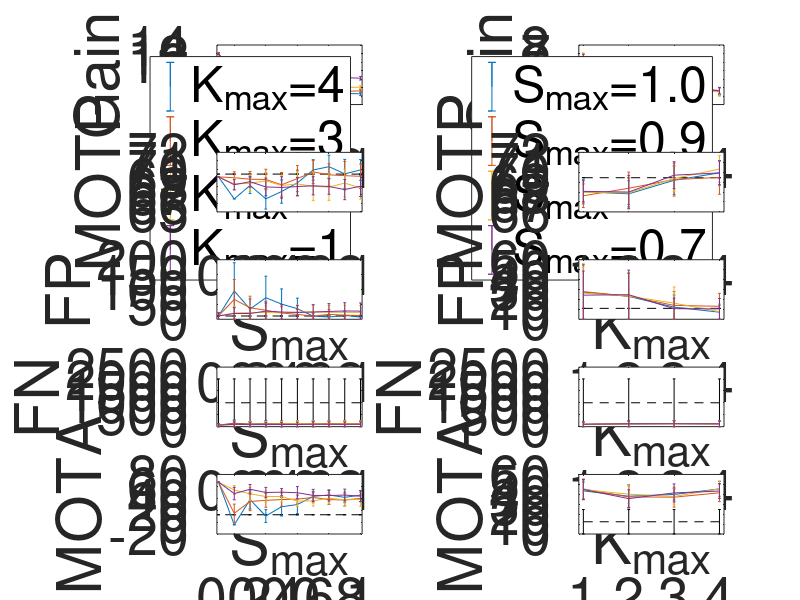

This figure's MATLAB source:
close all
load('teste.mat')
load('fullwindow.mat')

mean_average_optimization_times=median(average_optimization_times,3);
mean_average_detection_times=median(average_detection_times,3);
mean_average_tracking_times=median(average_tracking_times,3);
mean_average_total_times=mean_average_optimization_times+mean_average_detection_times+mean_average_tracking_times;
mean_average_mot=mean(average_mot,3);

for c1=1:length(max_items_)
    str=sprintf('max items: %d',max_items_(c1));
    disp(str);
    for c2=1:length(capacity_constraints_)
        str=sprintf(' & %.1f & %.1f & %.1f & %.1f  & %.1f & %.1f & %.1f & %.1f & %.1f & %.1f & %.1f & %.1f & %.1f',...
            mean_average_mot(c1,c2,1,1:3),...
            mean_average_mot(c1,c2,1,5),...
            mean_average_mot(c1,c2,1,7:end),...
            1.0/mean_average_detection_times(c1,c2,1,:));
        disp(str)
    end
    
    
end

%% plots
rows=5;
cols=2;
average_detection_time_gains=0.25./average_detection_times(:,:,:);
mean_average_detection_time_gains=mean(average_detection_time_gains(:,:,:),3);
std_average_detection_time_gains=std(average_detection_time_gains(:,:,:),0,3);
fontsize=40;

figure(1)

subplot(rows,cols,1)

legend_string={'K_{max}=4',...
    'K_{max}=3',...
    'K_{max}=2',...
    'K_{max}=1',...
    };


for c1=1:length(max_items_)
    errorbar(capacity_constraints_,mean_average_detection_time_gains(c1,:),std_average_detection_time_gains(c1,:))
    hold on
end
xlim([0.09 1.01])
ylabel('Gain','FontSize',fontsize)
xlabel('S_{max}','FontSize',fontsize)
set(gca,'fontsize',fontsize);
set(gcf, 'Color', [1,1,1]);
legend(legend_string)

subplot(rows,cols,2)

legend_string={'S_{max}=1.0',...
    'S_{max}=0.9',...
    'S_{max}=0.8',...
    'S_{max}=0.7',...
    };

for c2=1:4
    errorbar(max_items_,mean_average_detection_time_gains(:,c2),std_average_detection_time_gains(:,c2))
    hold on
end
set(gca,'XTick',1:4)
xlim([0.9 4.1])

%set(gca,'XTickLabel',max_items_)
ylabel('Gain','FontSize',fontsize)
xlabel('K_{max}','FontSize',fontsize)
set(gca,'fontsize',fontsize);
set(gcf, 'Color', [1,1,1]);
legend(legend_string)

%% MOTPrecision

motp_index=13;

mean_average_motp_fullwindow=mean(average_mot_fullwindow(:,motp_index),1);
std_average_motp_fullwindow=std(average_mot_fullwindow(:,motp_index),0,1);

mean_average_motp=mean(average_mot(:,:,:,motp_index),3);
std_average_motp=std(average_mot(:,:,:,motp_index),0,3);

subplot(rows,cols,3)

errorbar(capacity_constraints_,...
    repmat(mean_average_motp_fullwindow(:),1,length(capacity_constraints_)),...
    repmat(std_average_motp_fullwindow(:),1,length(capacity_constraints_)),'k--');

hold on
for c1=1:length(max_items_)
    errorbar(capacity_constraints_,mean_average_motp(c1,:),std_average_motp(c1,:))
    hold on
end
xlim([0.09 1.01])
ylabel('MOTP','FontSize',fontsize)
xlabel('S_{max}','FontSize',fontsize)
set(gca,'fontsize',fontsize);
set(gcf, 'Color', [1,1,1]);

subplot(rows,cols,4)

errorbar(max_items_,...
    repmat(mean_average_motp_fullwindow(:),1,length(max_items_)),...
    repmat(std_average_motp_fullwindow(:),1,length(max_items_)),'k--');

hold on

for c2=1:4
    errorbar(max_items_,mean_average_motp(:,c2),std_average_motp(:,c2))
    hold on
end
set(gca,'XTick',1:4)
xlim([0.9 4.1])
%set(gca,'XTickLabel',max_items_)
ylabel('MOTP','FontSize',fontsize)
xlabel('K_{max}','FontSize',fontsize)
set(gca,'fontsize',fontsize);
set(gcf, 'Color', [1,1,1]);

%% false positives
false_positives_index=8;
mean_average_fp_fullwindow=mean(average_mot_fullwindow(:,false_positives_index),1);
std_average_fp_fullwindow=std(average_mot_fullwindow(:,false_positives_index),0,1);


mean_average_fp=mean(average_mot(:,:,:,false_positives_index),3);
std_average_fp=std(average_mot(:,:,:,false_positives_index),0,3);

subplot(rows,cols,5)

errorbar(capacity_constraints_,...
    repmat(mean_average_fp_fullwindow(:),1,length(capacity_constraints_)),...
    repmat(std_average_fp_fullwindow(:),1,length(capacity_constraints_)),'k--');

hold on

for c1=1:length(max_items_)
    errorbar(capacity_constraints_,mean_average_fp(c1,:),mean_average_fp(c1,:))
    hold on
end
xlim([0.09 1.01])
ylabel('FP','FontSize',fontsize)
xlabel('S_{max}','FontSize',fontsize)
set(gca,'fontsize',fontsize);
set(gcf, 'Color', [1,1,1]);

subplot(rows,cols,6)

errorbar(max_items_,...
    repmat(mean_average_fp_fullwindow(:),1,length(max_items_)),...
    repmat(std_average_fp_fullwindow(:),1,length(max_items_)),'k--');

hold on

for c2=1:4
    errorbar(max_items_,mean_average_fp(:,c2),mean_average_fp(:,c2))
    hold on
end
set(gca,'XTick',1:4)
xlim([0.9 4.1])
%set(gca,'XTickLabel',max_items_)
ylabel('FP','FontSize',fontsize)
xlabel('K_{max}','FontSize',fontsize)
set(gca,'fontsize',fontsize);
set(gcf, 'Color', [1,1,1]);


%% false negatives
false_negatives_index=9;

mean_average_fn_fullwindow=mean(average_mot_fullwindow(:,false_negatives_index),1);
std_average_fn_fullwindow=std(average_mot_fullwindow(:,false_negatives_index),0,1);

mean_average_fn=mean(average_mot(:,:,:,false_negatives_index),3);
std_average_fn=std(average_mot(:,:,:,false_negatives_index),0,3);

subplot(rows,cols,7)

errorbar(capacity_constraints_,...
    repmat(mean_average_fn_fullwindow(:),1,length(capacity_constraints_)),...
    repmat(mean_average_fn_fullwindow(:),1,length(capacity_constraints_)),'k--');

hold on

for c1=1:length(max_items_)
    errorbar(capacity_constraints_,mean_average_fn(c1,:),mean_average_fn(c1,:))
    hold on
end
xlim([0.09 1.01])
ylabel('FN','FontSize',fontsize)
xlabel('S_{max}','FontSize',fontsize)
set(gca,'fontsize',fontsize);
set(gcf, 'Color', [1,1,1]);

subplot(rows,cols,8)

errorbar(max_items_,...
    repmat(mean_average_fn_fullwindow(:),1,length(max_items_)),...
    repmat(mean_average_fn_fullwindow(:),1,length(max_items_)),'k--');

hold on

for c2=1:4
    errorbar(max_items_,mean_average_fn(:,c2),mean_average_fn(:,c2))
    hold on
end
set(gca,'XTick',1:4)
xlim([0.9 4.1])
%set(gca,'XTickLabel',max_items_)
ylabel('FN','FontSize',fontsize)
xlabel('K_{max}','FontSize',fontsize)
set(gca,'fontsize',fontsize);
set(gcf, 'Color', [1,1,1]);

%% MOTA
mota_index=14;

mean_average_mota_fullwindow=mean(average_mot_fullwindow(:,mota_index),1);
std_average_mota_fullwindow=std(average_mot_fullwindow(:,mota_index),0,1);

mean_average_mota=mean(average_mot(:,:,:,mota_index),3);
std_average_mota=std(average_mot(:,:,:,mota_index),0,3);

subplot(rows,cols,9)

errorbar(capacity_constraints_,...
    repmat(mean_average_mota_fullwindow(:),1,length(capacity_constraints_)),...
    repmat(std_average_mota_fullwindow(:),1,length(capacity_constraints_)),'k--');

hold on

for c1=1:length(max_items_)
    errorbar(capacity_constraints_,mean_average_mota(c1,:),std_average_mota(c1,:))
    hold on
end
xlim([0.09 1.01])
ylabel('MOTA','FontSize',fontsize)
xlabel('S_{max}','FontSize',fontsize)
set(gca,'fontsize',fontsize);
set(gcf, 'Color', [1,1,1]);

subplot(rows,cols,10)

errorbar(max_items_,...
    repmat(mean_average_mota_fullwindow(:),1,length(max_items_)),...
    repmat(mean_average_mota_fullwindow(:),1,length(max_items_)),'k--');

hold on

for c2=1:4
    errorbar(max_items_,mean_average_mota(:,c2),std_average_mota(:,c2))
    hold on
end
set(gca,'XTick',1:4)
xlim([0.9 4.1])
%set(gca,'XTickLabel',max_items_)
ylabel('MOTA','FontSize',fontsize)
xlabel('K_{max}','FontSize',fontsize)
set(gca,'fontsize',fontsize);
set(gcf, 'Color', [1,1,1]);


